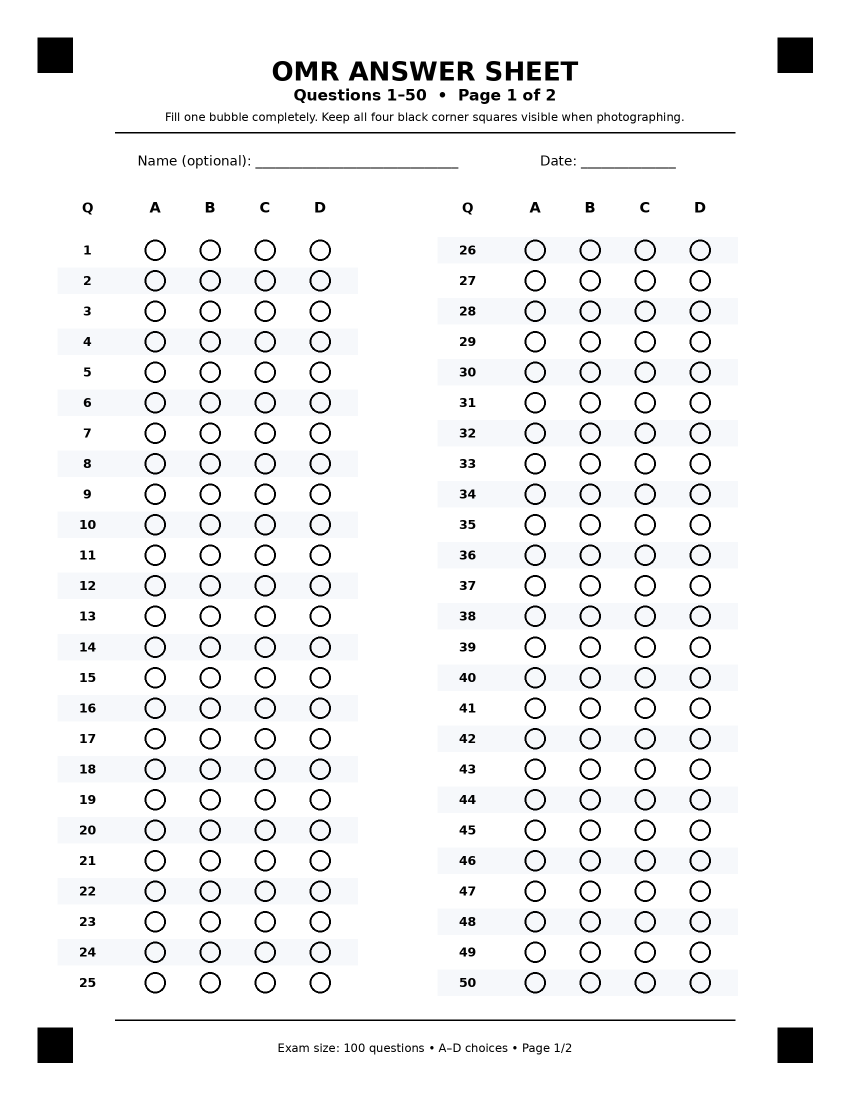
#> input picture OMR_Grader_V3_Live/assets/omr_100q_page_1.png, 1700 x 2200 px (shown at 1/2 size)
$ python -i omr.py   (imports and definitions only)
#> lines starting #> are read from the running program, lines starting #| are printed output that depends on the picture; after the words box and inside, x2 and y2 are one past the last pixel; in counts of white or black regions, pixels touching at a corner belong together
#> further down, picture is the input picture: shape (2200, 1700, 3); mean B, G, R 243.1, 242.5, 242.1
from __future__ import annotations

from dataclasses import dataclass
from math import ceil
from typing import Sequence

import cv2
import numpy as np


PAGE_WIDTH = 1700
PAGE_HEIGHT = 2200
MARKER_SIZE = 70
MARKER_MARGIN = 75
QUESTIONS_PER_PAGE = 50
CHOICES = ("A", "B", "C", "D")

MARKER_CENTERS = np.array(
    [
        [MARKER_MARGIN + MARKER_SIZE / 2, MARKER_MARGIN + MARKER_SIZE / 2],
        [PAGE_WIDTH - MARKER_MARGIN - MARKER_SIZE / 2, MARKER_MARGIN + MARKER_SIZE / 2],
        [PAGE_WIDTH - MARKER_MARGIN - MARKER_SIZE / 2, PAGE_HEIGHT - MARKER_MARGIN - MARKER_SIZE / 2],
        [MARKER_MARGIN + MARKER_SIZE / 2, PAGE_HEIGHT - MARKER_MARGIN - MARKER_SIZE / 2],
    ],
    dtype=np.float32,
)


@dataclass(frozen=True)
class BubbleLocation:
    question: int
    choice: str
    center: tuple[int, int]
    radius: int
    inner_radius: int


@dataclass(frozen=True)
class QuestionLayout:
    question: int
    number_center: tuple[int, int]
    bubbles: tuple[BubbleLocation, ...]
    row_bounds: tuple[int, int, int, int]


@dataclass(frozen=True)
class PageLayout:
    total_questions: int
    page_number: int
    page_count: int
    first_question: int
    last_question: int
    questions: tuple[QuestionLayout, ...]


@dataclass(frozen=True)
class QuestionDetection:
    question: int
    densities: tuple[float, float, float, float]
    selected: str | None
    status: str
    confidence: float
    row_bounds: tuple[int, int, int, int]


@dataclass(frozen=True)
class ScanResult:
    aligned_bgr: np.ndarray
    threshold: np.ndarray
    detections: tuple[QuestionDetection, ...]
    layout: PageLayout
    marker_detection_used: bool
    warning: str | None = None


class OMRProcessingError(RuntimeError):
    pass


# [5 lines left out: function validate_total_questions, not called in this run]


def page_count_for(total_questions: int) -> int:
    return int(ceil(validate_total_questions(total_questions) / QUESTIONS_PER_PAGE))


# [93 lines left out: functions questions_on_page, build_page_layout, decode_image_bytes, encode_png, not called in this run]


def _order_points(points: np.ndarray) -> np.ndarray:
    pts = np.asarray(points, dtype=np.float32).reshape(4, 2)
    sums = pts.sum(axis=1)
    diffs = np.diff(pts, axis=1).reshape(-1)
    ordered = np.zeros((4, 2), dtype=np.float32)
    ordered[0] = pts[np.argmin(sums)]
    ordered[2] = pts[np.argmax(sums)]
    ordered[1] = pts[np.argmin(diffs)]
    ordered[3] = pts[np.argmax(diffs)]
    return ordered


def find_registration_markers(image_bgr: np.ndarray) -> np.ndarray | None:
    gray = cv2.cvtColor(image_bgr, cv2.COLOR_BGR2GRAY)
    gray = cv2.GaussianBlur(gray, (5, 5), 0)
    _, binary = cv2.threshold(gray, 0, 255, cv2.THRESH_BINARY_INV + cv2.THRESH_OTSU)
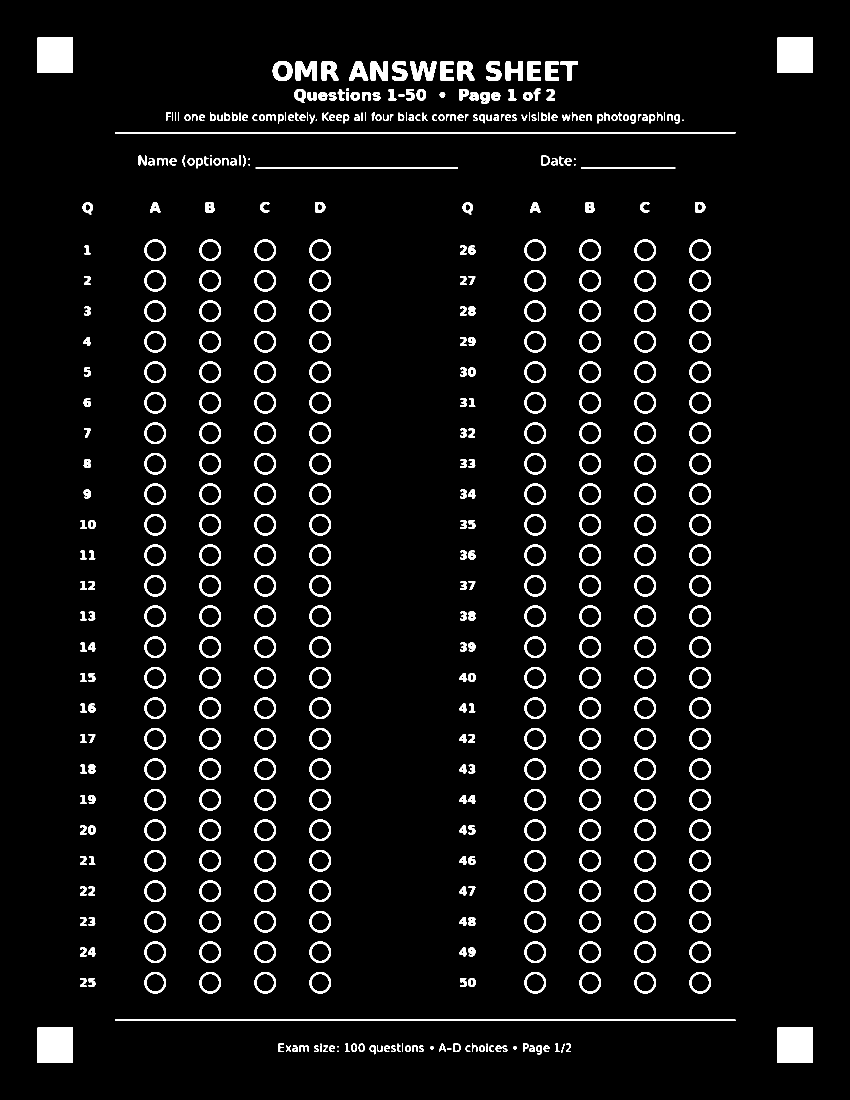
#> binary: shape (2200, 1700) (shown at 1/2 size); 4.8% white; 488 white regions (10 under 20 px)
    contours, _ = cv2.findContours(binary, cv2.RETR_LIST, cv2.CHAIN_APPROX_SIMPLE)
#> contours = 809 contours, 69 with area under 20; largest, box (x1, y1, x2, y2) and area: (1555, 2055, 1626, 2126) 4900, (75, 2055, 146, 2126) 4900, (1555, 75, 1626, 146) 4900, (75, 75, 146, 146) 4900, (230, 2039, 1471, 2042) 2480
    h, w = gray.shape
#> h = 2200; w = 1700
    image_area = float(h * w)
#> image_area = 3740000
    candidates: list[tuple[float, float, float]] = []

    for contour in contours:
        area = cv2.contourArea(contour)
        if area < image_area * 0.00025 or area > image_area * 0.05:
            continue
        x, y, cw, ch = cv2.boundingRect(contour)
        if cw == 0 or ch == 0:
            continue
        aspect = cw / float(ch)
        extent = area / float(cw * ch)
        if not 0.70 <= aspect <= 1.30 or extent < 0.70:
            continue
        candidates.append((x + cw / 2.0, y + ch / 2.0, area))
#> this loop made 809 passes
#> area on passes 2, 3, 6: 20.5, 20.5, 52
#> after the loop, candidates = 405 items, first 6: (1590.5, 2090.5, 4900), (110.5, 2090.5, 4900), (1400.5, 1965.5, 998), (1290.5, 1965.5, 998), (1180.5, 1965.5, 998), (1070.5, 1965.5, 998)

    if len(candidates) < 4:
        return None

    targets = np.array([[0, 0], [w, 0], [w, h], [0, h]], dtype=np.float32)
    chosen: list[tuple[float, float]] = []
    used: set[int] = set()
    for target in targets:
        scored: list[tuple[float, int]] = []
        for idx, (cx, cy, area) in enumerate(candidates):
            if idx in used:
                continue
            dist = float(np.linalg.norm(np.array([cx, cy]) - target))
            scored.append((dist - np.sqrt(area) * 0.20, idx))
        if not scored:
            return None
        _, best = min(scored)
        used.add(best)
        cx, cy, _ = candidates[best]
        chosen.append((cx, cy))
#> this loop made 4 passes
#> (cx, cy) on passes 1 to 4: (110.5, 110.5), (1590.5, 110.5), (1590.5, 2090.5), (110.5, 2090.5)
#> after the loop, chosen = [(110.5, 110.5), (1590.5, 110.5), (1590.5, 2090.5), (110.5, 2090.5)]; used = 4 items

    ordered = _order_points(np.array(chosen, dtype=np.float32))
#> in _order_points, `pts = np.asarray(points, dtype=np.float32).reshape(4, 2)`: pts = [[110.5, 110.5], [1590.5, 110.5], [1590.5, 2090.5], [110.5, 2090.5]]
#> in _order_points, `sums = pts.sum(axis=1)`: sums = [221, 1701, 3681, 2201]
#> in _order_points, `diffs = np.diff(pts, axis=1).reshape(-1)`: diffs = [0, -1480, 500, 1980]
#> in _order_points, `ordered = np.zeros((4, 2), dtype=np.float32)`: ordered = [[0, 0], [0, 0], [0, 0], [0, 0]]
#> ordered has the same summary as pts in _order_points
    tl, tr, br, bl = ordered
#> tl = [110.5, 110.5]; tr = [1590.5, 110.5]; br = [1590.5, 2090.5]; bl = [110.5, 2090.5]
    horizontal = min(np.linalg.norm(tr - tl), np.linalg.norm(br - bl))
#> horizontal = 1480
    vertical = min(np.linalg.norm(bl - tl), np.linalg.norm(br - tr))
#> vertical = 1980
    if horizontal < w * 0.45 or vertical < h * 0.45:
        return None
    return ordered


# [30 lines left out: function _fallback_page_warp, not called in this run]


def align_sheet(image_bgr: np.ndarray) -> tuple[np.ndarray, bool, str | None]:
    markers = find_registration_markers(image_bgr)
#> markers has the same summary as pts in _order_points
    if markers is None:
        aligned, warning = _fallback_page_warp(image_bgr)
        return aligned, False, warning
    matrix = cv2.getPerspectiveTransform(markers, MARKER_CENTERS)
#> matrix = [[1, -8.53e-18, -0.5], [-1.68e-17, 1, -0.5], [-1.7e-19, -7.76e-20, 1]]
    aligned = cv2.warpPerspective(
        image_bgr,
        matrix,
        (PAGE_WIDTH, PAGE_HEIGHT),
        flags=cv2.INTER_LINEAR,
        borderMode=cv2.BORDER_CONSTANT,
        borderValue=(255, 255, 255),
    )
    return aligned, True, None


# [193 lines left out: functions _prepare_threshold, _density_for_circle, classify_densities, scan_sheet, answers_from_detections, grade_answers and 3 more, not called in this run]

>>> import cv2
>>> picture = cv2.imread('assets/omr_100q_page_1.png')
>>> result = align_sheet(picture)
